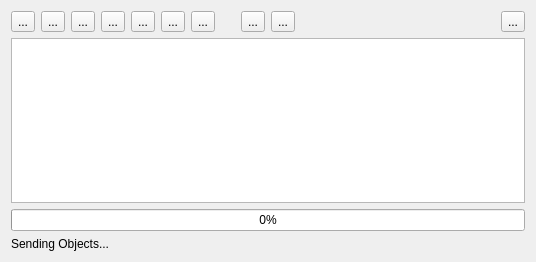
<?xml version="1.0" encoding="UTF-8"?>
<ui version="4.0">
 <class>PathPlanner</class>
 <widget class="QWidget" name="PathPlanner">
  <property name="geometry">
   <rect>
    <x>0</x>
    <y>0</y>
    <width>536</width>
    <height>262</height>
   </rect>
  </property>
  <property name="windowTitle">
   <string>PathPlanner</string>
  </property>
  <property name="windowIcon">
   <iconset resource="../coreplugin/core.qrc">
    <normaloff>:/core/images/dronin_logo_64.png</normaloff>:/core/images/dronin_logo_64.png</iconset>
  </property>
  <layout class="QVBoxLayout" name="verticalLayout">
   <item>
    <layout class="QHBoxLayout" name="horizontalLayout">
     <item>
      <widget class="QToolButton" name="tbAdd">
       <property name="toolTip">
        <string>Add Leg</string>
       </property>
       <property name="text">
        <string>...</string>
       </property>
       <property name="icon">
        <iconset resource="pathplanner.qrc">
         <normaloff>:/opmap/images/plus3.png</normaloff>:/opmap/images/plus3.png</iconset>
       </property>
      </widget>
     </item>
     <item>
      <widget class="QToolButton" name="tbDelete">
       <property name="toolTip">
        <string>Delete Leg</string>
       </property>
       <property name="text">
        <string>...</string>
       </property>
       <property name="icon">
        <iconset resource="pathplanner.qrc">
         <normaloff>:/opmap/images/stopb.png</normaloff>:/opmap/images/stopb.png</iconset>
       </property>
      </widget>
     </item>
     <item>
      <widget class="QToolButton" name="tbInsert">
       <property name="toolTip">
        <string>Insert Leg</string>
       </property>
       <property name="text">
        <string>...</string>
       </property>
       <property name="icon">
        <iconset resource="pathplanner.qrc">
         <normaloff>:/opmap/images/forward_alt.png</normaloff>:/opmap/images/forward_alt.png</iconset>
       </property>
      </widget>
     </item>
     <item>
      <widget class="QToolButton" name="tbReadFromFile">
       <property name="toolTip">
        <string>Read from file</string>
       </property>
       <property name="text">
        <string>...</string>
       </property>
       <property name="icon">
        <iconset resource="pathplanner.qrc">
         <normaloff>:/opmap/images/unarchive.png</normaloff>:/opmap/images/unarchive.png</iconset>
       </property>
      </widget>
     </item>
     <item>
      <widget class="QToolButton" name="tbSaveToFile">
       <property name="toolTip">
        <string>Save to file</string>
       </property>
       <property name="text">
        <string>...</string>
       </property>
       <property name="icon">
        <iconset resource="pathplanner.qrc">
         <normaloff>:/opmap/images/Ekisho Deep Ocean HD1.png</normaloff>:/opmap/images/Ekisho Deep Ocean HD1.png</iconset>
       </property>
      </widget>
     </item>
     <item>
      <widget class="QToolButton" name="tbSendToUAV">
       <property name="toolTip">
        <string>Send to UAV</string>
       </property>
       <property name="text">
        <string>...</string>
       </property>
       <property name="icon">
        <iconset resource="pathplanner.qrc">
         <normaloff>:/opmap/images/up_alt.png</normaloff>:/opmap/images/up_alt.png</iconset>
       </property>
      </widget>
     </item>
     <item>
      <widget class="QToolButton" name="tbFetchFromUAV">
       <property name="toolTip">
        <string>Fetch from UAV</string>
       </property>
       <property name="text">
        <string>...</string>
       </property>
       <property name="icon">
        <iconset resource="pathplanner.qrc">
         <normaloff>:/opmap/images/down_alt.png</normaloff>:/opmap/images/down_alt.png</iconset>
       </property>
      </widget>
     </item>
     <item>
      <spacer name="horizontalSpacer_2">
       <property name="orientation">
        <enum>Qt::Horizontal</enum>
       </property>
       <property name="sizeType">
        <enum>QSizePolicy::Fixed</enum>
       </property>
       <property name="sizeHint" stdset="0">
        <size>
         <width>20</width>
         <height>20</height>
        </size>
       </property>
      </spacer>
     </item>
     <item>
      <widget class="QToolButton" name="tbFilletPath">
       <property name="toolTip">
        <string>Fillet the path</string>
       </property>
       <property name="text">
        <string>...</string>
       </property>
       <property name="icon">
        <iconset resource="pathplanner.qrc">
         <normaloff>:/opmap/images/fillet_path.png</normaloff>:/opmap/images/fillet_path.png</iconset>
       </property>
      </widget>
     </item>
     <item>
      <widget class="QToolButton" name="tbUnfilletPath">
       <property name="toolTip">
        <string>Restore the path before filleting</string>
       </property>
       <property name="text">
        <string>...</string>
       </property>
       <property name="icon">
        <iconset resource="pathplanner.qrc">
         <normaloff>:/opmap/images/unfillet_path.png</normaloff>:/opmap/images/unfillet_path.png</iconset>
       </property>
      </widget>
     </item>
     <item>
      <spacer name="horizontalSpacer">
       <property name="orientation">
        <enum>Qt::Horizontal</enum>
       </property>
       <property name="sizeHint" stdset="0">
        <size>
         <width>40</width>
         <height>20</height>
        </size>
       </property>
      </spacer>
     </item>
     <item>
      <widget class="QToolButton" name="tbDetails">
       <property name="toolTip">
        <string>Open Details</string>
       </property>
       <property name="text">
        <string>...</string>
       </property>
       <property name="icon">
        <iconset resource="pathplanner.qrc">
         <normaloff>:/opmap/images/star.png</normaloff>:/opmap/images/star.png</iconset>
       </property>
      </widget>
     </item>
    </layout>
   </item>
   <item>
    <widget class="QTableView" name="tableView">
     <property name="selectionBehavior">
      <enum>QAbstractItemView::SelectRows</enum>
     </property>
    </widget>
   </item>
   <item>
    <widget class="QProgressBar" name="statusPB">
     <property name="value">
      <number>0</number>
     </property>
    </widget>
   </item>
   <item>
    <widget class="QLabel" name="statusTL">
     <property name="enabled">
      <bool>true</bool>
     </property>
     <property name="text">
      <string>Sending Objects...</string>
     </property>
    </widget>
   </item>
  </layout>
 </widget>
 <resources>
  <include location="../coreplugin/core.qrc"/>
  <include location="pathplanner.qrc"/>
 </resources>
 <connections/>
</ui>
